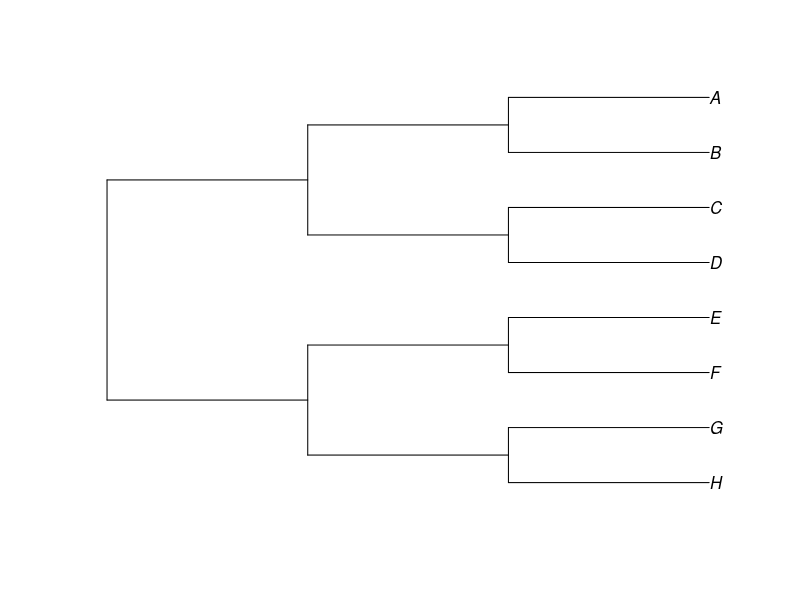

Write the R code that produced this figure.
## plot phylogenetic tree with tip states
library(ape)
# 1. generate the entire tree
t<-read.tree(text='(((H:1, G:1):1, (F:1, E:1):1):1 , ((D:1, C:1):1, (B:1, A:1):1):1):1;')
plot(t)





